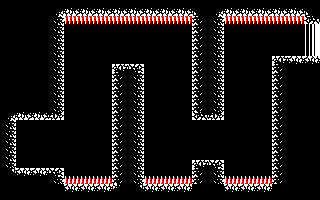

The image is a tile-based game level rendered from a .tmx file. Its description and complete source (layers, tilesets, objects, tile grids) follow:
An orthogonal 20x25 tile map with 16x8 px tiles, 1 tile layer (Capa de Patrones 1).

<map version="1.2" tiledversion="1.2.4" orientation="orthogonal" renderorder="right-down" width="20" height="25" tilewidth="16" tileheight="8" infinite="0" nextlayerid="2" nextobjectid="1">
 <tileset firstgid="1" source="tileset.tsx" />
 <layer id="1" name="Capa de Patrones 1" width="20" height="25">
  <data encoding="csv">
1,1,1,1,1,1,1,1,1,1,1,1,1,1,1,1,1,1,1,1,
1,1,1,19,13,13,13,13,13,13,13,13,20,19,13,13,13,13,13,20,
1,1,1,14,6,6,6,6,6,6,6,6,10,14,6,6,6,6,6,15,
1,1,1,14,1,1,1,1,1,1,1,1,10,14,1,1,1,1,1,5,
1,1,1,14,1,1,1,1,1,1,1,1,10,14,1,1,1,1,1,5,
1,1,1,14,1,1,1,1,1,1,1,1,10,14,1,1,1,1,1,5,
1,1,1,14,1,1,1,1,1,1,1,1,10,14,1,1,1,1,1,5,
1,1,1,14,1,1,1,1,1,1,1,1,10,14,1,1,1,11,9,9,
1,1,1,14,1,1,1,11,12,1,1,1,10,14,1,1,1,10,1,1,
1,1,1,14,1,1,1,10,14,1,1,1,10,14,1,1,1,10,1,1,
1,1,1,14,1,1,1,10,14,1,1,1,10,14,1,1,1,10,1,1,
1,1,1,14,1,1,1,10,14,1,1,1,10,14,1,1,1,10,1,1,
1,1,1,14,1,1,1,10,14,1,1,1,10,14,1,1,1,10,1,1,
1,1,1,14,1,1,1,10,14,1,1,1,10,14,1,1,1,10,1,1,
19,13,13,16,1,1,1,10,14,1,1,1,15,16,1,1,1,10,1,1,
14,1,1,1,1,1,1,10,14,1,1,1,1,1,1,1,1,10,1,1,
14,1,1,1,1,1,1,10,14,1,1,1,1,1,1,1,1,10,1,1,
14,1,1,1,1,1,1,10,14,1,1,1,1,1,1,1,1,10,1,1,
14,1,1,1,1,1,1,10,14,1,1,1,1,1,1,1,1,10,1,1,
14,1,1,1,1,1,1,10,14,1,1,1,1,1,1,1,1,10,1,1,
14,1,1,1,1,1,1,10,14,1,1,1,11,12,1,1,1,10,1,1,
23,9,9,12,1,1,1,10,14,1,1,1,10,14,1,1,1,10,1,1,
1,1,1,14,2,2,2,10,14,2,2,2,10,14,2,2,2,10,1,1,
1,1,1,1,9,9,9,24,23,9,9,9,1,1,9,9,9,1,1,1,
1,1,1,1,1,1,1,1,1,1,1,1,1,1,1,1,1,1,1,1
</data>
 </layer>
</map>
